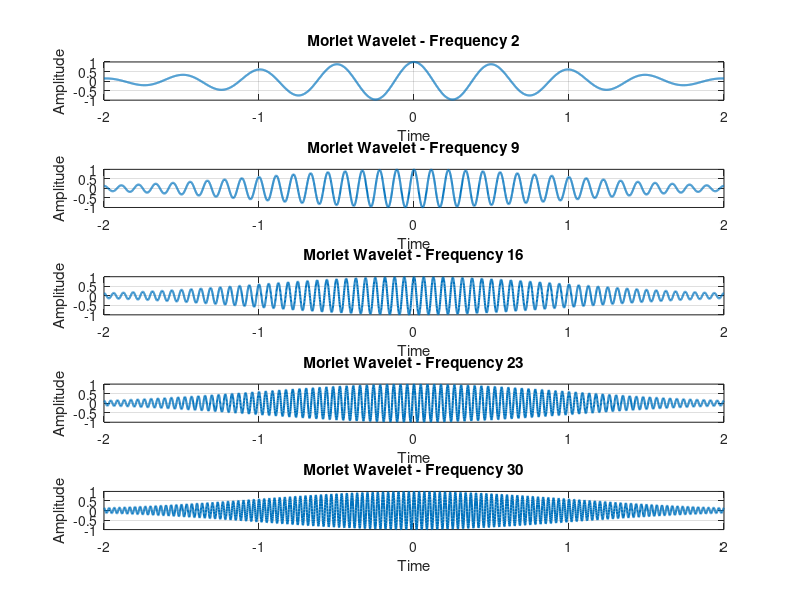

MATLAB code for this plot: (Note: this script raises an error after producing the figure.)
% 1.) To create a family of Morlet wavelets ranging in frequency from 2 Hz to 30 Hz.
fs = 1000; 
t = -2:1/fs:2; 
frequencies = [2, 9, 16, 23, 30]; %Frequencies from 2:30 

% Plotting the morlet wavelet 
figure;
for i = 1:length(frequencies)
    f0 = frequencies(i);  % Current frequency
    
    % Morlet wavelet equation
   % morlet_wavelet(i,:) = (pi^(-1/4)) .* exp(1i * 2 * pi * f0 .* t) .* exp(-t.^2 / 2);
    morlet_wavelet(i,:) = (exp(1i * 2 * pi * f0 .* t) .* exp(-t.^2 / 2));
    % Plot the Morlet wavelet
    subplot(length(frequencies), 1, i);
    plot(t, real(morlet_wavelet(i,:)), 'LineWidth', 1.5);
    xlabel('Time');
    ylabel('Amplitude');
    title(['Morlet Wavelet - Frequency ', num2str(f0)]);
    grid on;
end

%% Convolve each Morlet wavelet with EEG data from all trials from the electrode 

load sampleEEGdata.mat
data = 'sampleEEGdata.mat';

channel = 'fcz';

channel_index = find(strcmpi(channel, {EEG.chanlocs.labels}));

eeg_data_all_trials = squeeze(EEG.data(channel_index, 1:640, :))';


for i = 1:length(frequencies)

   for j = 1:size(eeg_data_all_trials,1)
        eeg_data = eeg_data_all_trials(j,:);

        convol_result{j}(i,:) = real(conv(eeg_data, morlet_wavelet(i,:) , 'same'));
            
    end
    
end

sample_convolve_data = convol_result{66}(5,:);  % 16-Hz data chosen 
Y = fft(sample_convolve_data);
Z = abs (Y);
figure;
plot(Z);% the data has been band pass filtered at ~15-26 Hz with peak pass at 20Hz

